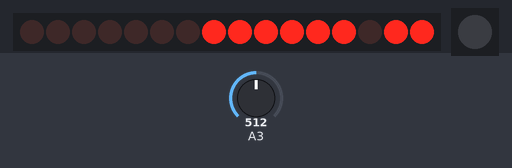
Bench run of a program on a simulated ATtiny85, built with avr-gcc and run on an emulated ATtiny85. On the bench: 16 shift-register outputs drawn as a row of LEDs (first output left, lit = HIGH), 1 RGB LEDs in strip order, left to right. Inputs (shaded band) come from the test bench; at power-on: A3 = 512.

Above: at 0.1 s.
At 10.1 s:
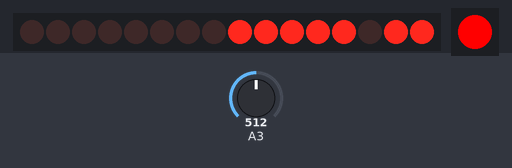
At 10.6 s:
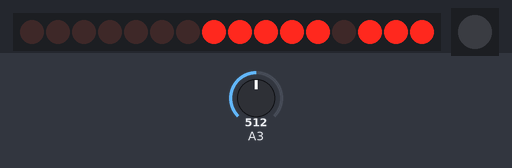
At 20.6 s:
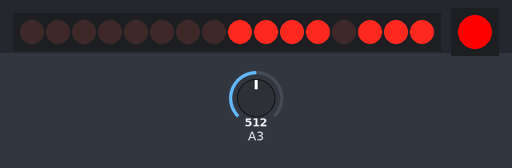
At 21.1 s:
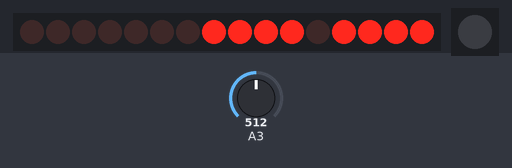
At 31.7 s:
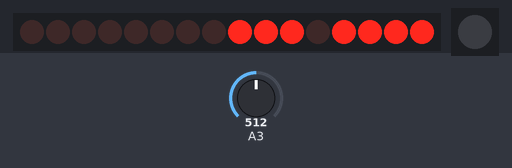
Timing chart, 0 to 33.2 s (numbered marks = the images above):
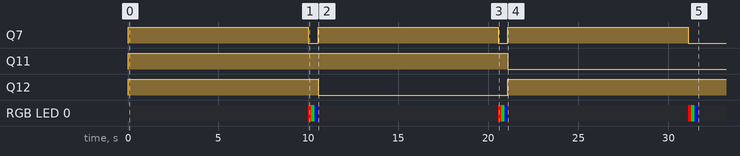

The program:

main.cpp
```cpp
#include <Arduino.h>
#include <FastLED.h>
#include <avr/sleep.h>

#define DATA_PIN 0    // DS
#define CLOCK_PIN 2   // SHCP
#define LATCH_PIN 1   // STCP
#define SENSOR_PIN 3  // Sensor
#define LED_PIN 4     // LED

#define READINGS 16
#define COLORS 3
#define TIME_FOR_OBJECT_SWITCH 10000
#define TIME_TILL_SLEEP 64  // 64 = around 32s

CRGB colorArr[] = {CRGB::Red, CRGB::Green, CRGB::Blue};  // Array of colors
unsigned int black[COLORS];                              // Values for black paper
unsigned int white[COLORS];                              // Values for white paper
unsigned int values[COLORS];                             // Values for the colors
CRGB leds[1];                                            // LED strip
byte digits[6];
byte segment[] = {
    0b11111100,  // 0
    0b01100000,  // 1
    0b11011010,  // 2
    0b11110010,  // 3
    0b01100110,  // 4
    0b10110110,  // 5
    0b10111110,  // 6
    0b11100000,  // 7
    0b11111110,  // 8
    0b11110110,  // 9
    0b11101110,  // A
    0b00111110,  // b
    0b10011100,  // C
    0b01111010,  // d
    0b10011110,  // E
    0b10001110   // F
};
byte timer = 0;

/// @brief shift out the bits to the 74HC595
/// @param digit digit place [0,5]
/// @param value segments to light up
void commit(byte digit, byte value) {
    // pull the latch low so the LEDs don't change while we're sending in bits
    digitalWrite(LATCH_PIN, LOW);
    // shift out the bits of the current digit place
    // 0 represents which digit to light up, 1 disables that digit
    shiftOut(DATA_PIN, CLOCK_PIN, LSBFIRST, ~(1 << (digit + 2)));
    // shift out the bits of the current digit segments
    // 1 represents which segments to light up, 0 disables that segment
    shiftOut(DATA_PIN, CLOCK_PIN, LSBFIRST, value);
    // pull the latch high to lock in the data
    digitalWrite(LATCH_PIN, HIGH);
}

/// @brief Calibrate the sensor by reading white and black paper
void calibrate() {
    // White paper
    commit(0, 0b00000001);
    delay(TIME_FOR_OBJECT_SWITCH);
    commit(0, 0b00000000);
    for (int n = 0; n < COLORS; n++) {
        leds[0] = colorArr[n];
        FastLED.setBrightness(255);
        FastLED.show();
        delay(100);
        int value = 0;
        for (int i = 0; i < READINGS; i++) {
            value += analogRead(SENSOR_PIN);
            delay(5);
        }
        white[n] = value / READINGS;
    }
    FastLED.clear(true);
    // Black paper
    commit(1, 0b00000001);
    delay(TIME_FOR_OBJECT_SWITCH);
    commit(1, 0b00000000);
    for (int n = 0; n < COLORS; n++) {
        leds[0] = colorArr[n];
        FastLED.setBrightness(255);
        FastLED.show();
        delay(100);
        int value = 0;
        for (int i = 0; i < READINGS; i++) {
            value += analogRead(SENSOR_PIN);
            delay(5);
        }
        black[n] = value / READINGS;
    }
    FastLED.clear(true);
    commit(2, 0b00000001);
    delay(TIME_FOR_OBJECT_SWITCH);
    commit(2, 0b00000000);
}

/// @brief Read values for a specific colors
void readColors() {
    for (int n = 0; n < COLORS; n++) {
        leds[0] = colorArr[n];
        FastLED.setBrightness(255);
        FastLED.show();
        delay(100);
        int value = 0;
        for (int i = 0; i < READINGS; i++) {
            value += analogRead(SENSOR_PIN);
            delay(5);
        }
        value = value / READINGS;
        int greyDiff = white[n] - black[n];
        values[n] = (value - black[n]) * 0xFF / greyDiff;  // gives roughly 0-255
        if (values[n] < 0) values[n] = 0;
        if (values[n] > 0xFF) values[n] = 0xFF;
        FastLED.clear(true);
    }
}

/// @brief Convert the reading to digits displayed on the 7-segment display
void readingToDigits(unsigned int reading, byte idx = 1) {
    digits[idx] = (reading / 0x10) % 0x10;
    digits[idx - 1] = reading % 0x10;
}

/// @brief Function running once at the beginning of the program
void setup() {
    digits[0] = 0;
    digits[1] = 0;
    digits[2] = 0;
    digits[3] = 0;
    digits[4] = 0;
    digits[5] = 0;
    // set up output pins
    pinMode(DATA_PIN, OUTPUT);
    pinMode(CLOCK_PIN, OUTPUT);
    pinMode(LATCH_PIN, OUTPUT);
    // set up input pin
    pinMode(SENSOR_PIN, INPUT);
    // set up LED
    FastLED.addLeds<WS2812, LED_PIN, GRB>(leds, 1);

    calibrate();
    readColors();
    readingToDigits(values[0], 5);  // red
    readingToDigits(values[1], 3);  // green
    readingToDigits(values[2], 1);  // blue

    // Set up timer 1
    cli();  // disable global interrupts
    TCCR1 |= 0b00001111;
    TIMSK |= 1 << TOIE1;
    sei();  // enable global interrupts
}

/// @brief Function running in a loop after the setup
void loop() {
    for (int n = 5; n >= 0; n--) {
        commit(n, n % 2 == 0 ? (segment[digits[n]] | 0b00000001) : segment[digits[n]]);
    }
}

ISR(TIMER1_OVF_vect) {
    timer++;
    if (timer >= TIME_TILL_SLEEP) {
        commit(8, 0b00000000);
        set_sleep_mode(SLEEP_MODE_PWR_DOWN);
        sleep_enable();
        ADCSRA &= ~(1 << ADEN);  // disable ADC
        sleep_cpu();
    }
}
```
